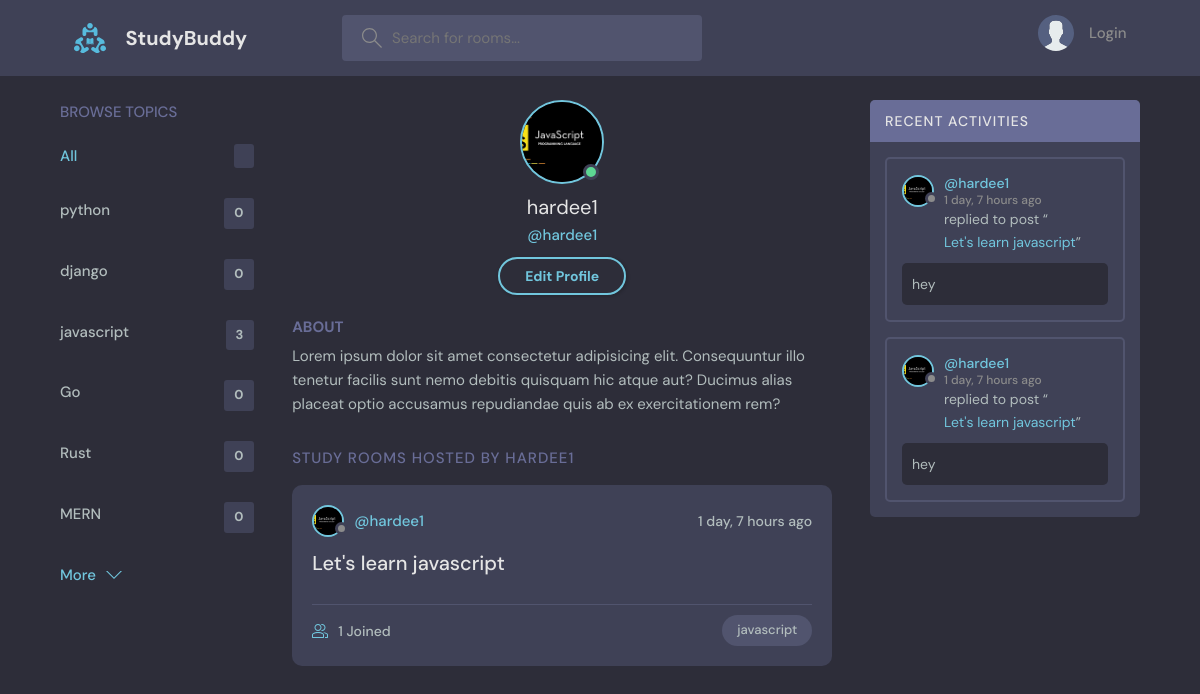
Screenshot of /user-profile/2 with the database file from the repository.
### base/models.py (models this page shows, shortened)
class Topic(models.Model):
    name = models.CharField(max_length=100)

class User(AbstractUser):
    name= models.CharField(max_length=200, null=True)
    email=models.EmailField(unique=True, null=True)
    avatar= models.ImageField(null=True, default='avatar.svg')
    bio=models.TextField(max_length=255, null=True)
    USERNAME_FIELD='email'
    REQUIRED_FIELDS= ['username']

class Room(models.Model):
    host=models.ForeignKey(User, on_delete=models.SET_NULL, null=True )
    name = models.CharField(max_length=100)
    topic=models.ForeignKey(Topic, on_delete=models.CASCADE, null=True)
    participants=models.ManyToManyField(User, related_name='participants', blank=True)
    description = models.TextField(max_length=250)
    created_at = models.DateTimeField(auto_now_add=True)
    updated_at = models.DateTimeField(auto_now=True)
    class Meta:
        ordering = ['-created_at', 'updated_at']

class Message(models.Model):
    user= models.ForeignKey(User, on_delete=models.SET_NULL, null=True)
    room = models.ForeignKey(Room, on_delete=models.CASCADE, null=True)
    body=models.TextField()
    created_at = models.DateTimeField(auto_now_add=True, null=True)
    class Meta:
        ordering = ['-created_at']

### base/views.py (the view)
# urls.py: path('user-profile/<str:pk>', views.userProfile, name='user-profile'),
def userProfile(request, pk):
    user = User.objects.get(id=pk)
    room= user.room_set.all()
    topic = Topic.objects.all()
    room_message = user.message_set.all()
    context={'user': user, 'rooms': room, 'topics':topic, 'room_message': room_message}
    return render(request, 'base/profile.html', context)

### base/templates/base/profile.html
{% extends 'main.html' %}
{% block content %}
  <main class="profile-page layout layout--3">
    <div class="container">
      {% include 'base/topics_component.html' %}
      <div class="roomList">
        <div class="profile">
          <div class="profile__avatar">
            <div class="avatar avatar--large active">
              <img src="{{user.avatar.url}}" />
            </div>
          </div>
          <div class="profile__info">
            <h3>{{user.username}}</h3>
            <p>@{{user.username}}</p>
            <a href="{% url 'update-profile' %}" class="btn btn--main btn--pill">Edit Profile</a>
          </div>
          <div class="profile__about">
            <h3>About</h3>
            <p>
              Lorem ipsum dolor sit amet consectetur adipisicing elit. Consequuntur illo tenetur
              facilis sunt nemo debitis quisquam hic atque aut? Ducimus alias placeat optio
              accusamus repudiandae quis ab ex exercitationem rem?
            </p>
          </div>
        </div>
        <div class="roomList__header">
          <div>
            <h2>Study Rooms Hosted by {{user.username}}</a>
            </h2>
          </div>
        </div>
        {% include 'base/feed_component.html' %}
      </div>
      {% include 'base/activity_component.html' %}
    </div>
  </main>
  {% endblock %}

### templates/main.html (shortened to what this page needs)
<!DOCTYPE html>
{% load static %}
<html lang="en">
  <head>
    <link rel="stylesheet" href="{% static 'styles/style.css' %}" />
  </head>
  <body>
    {% include 'navbar.html' %}
    <div>
        {% block content  %}
        {% endblock %}
    </div>
  </body>
</html>

### templates/navbar.html (shortened to what this page needs)
    {% load static %}
    <header class="header header--loggedIn">
      <div class="container">
        <a href="{% url 'home' %}" class="header__logo">
          <img src="{% static 'images/logo.svg' %}" alt=""/>
          <h1>StudyBuddy</h1>
        </a>
        <form class="header__search" action="{% url 'home' %}" method="GET" >
          <label>
            <input name="q" type="text" placeholder="Search for rooms..." />
          </label>
        </form>
        <nav class="header__menu">
          {% if request.user.is_authenticated %}
          <div class="header__user">
            <a href="{% url 'user-profile' user.id %}">
              <div class="avatar avatar--medium active">
                <img src="{{request.user.avatar.url}}" />
              </div>
              <p>{{request.user.username}} <span>@{{request.user.username}}</span></p>
            </a>
            <button class="dropdown-button" >
              <svg version="1.1" xmlns="http://www.w3.org/2000/svg" width="32" height="32" viewBox="0 0 32 32">
                <title>chevron-down</title>
                <path d="M16 21l-13-13h-3l16 16 16-16h-3l-13 13z"></path>
              </svg>
            </button>
          </div>
          <div class="dropdown-menu">
            <a href="{% url 'user-setting' %}" class="dropdown-link"
              ><svg version="1.1" xmlns="http://www.w3.org/2000/svg" width="32" height="32" viewBox="0 0 32 32">
                <title>tools</title>
                <path
                  d="M27.465 32c-1.211 0-2.35-0.471-3.207-1.328l-9.392-9.391c-2.369 0.898-4.898 0.951-7.355 0.15-3.274-1.074-5.869-3.67-6.943-6.942-0.879-2.682-0.734-5.45 0.419-8.004 0.135-0.299 0.408-0.512 0.731-0.572 0.32-0.051 0.654 0.045 0.887 0.277l5.394 5.395 3.586-3.586-5.394-5.395c-0.232-0.232-0.336-0.564-0.276-0.887s0.272-0.596 0.572-0.732c2.552-1.152 5.318-1.295 8.001-0.418 3.274 1.074 5.869 3.67 6.943 6.942 0.806 2.457 0.752 4.987-0.15 7.358l9.392 9.391c0.844 0.842 1.328 2.012 1.328 3.207-0 2.5-2.034 4.535-4.535 4.535zM15.101 19.102c0.26 0 0.516 0.102 0.707 0.293l9.864 9.863c0.479 0.479 1.116 0.742 1.793 0.742 1.398 0 2.535-1.137 2.535-2.535 0-0.668-0.27-1.322-0.742-1.793l-9.864-9.863c-0.294-0.295-0.376-0.74-0.204-1.119 0.943-2.090 1.061-4.357 0.341-6.555-0.863-2.631-3.034-4.801-5.665-5.666-1.713-0.561-3.468-0.609-5.145-0.164l4.986 4.988c0.391 0.391 0.391 1.023 0 1.414l-5 5c-0.188 0.188-0.441 0.293-0.707 0.293s-0.52-0.105-0.707-0.293l-4.987-4.988c-0.45 1.682-0.397 3.436 0.164 5.146 0.863 2.631 3.034 4.801 5.665 5.666 2.2 0.721 4.466 0.604 6.555-0.342 0.132-0.059 0.271-0.088 0.411-0.088z"
                ></path>
              </svg>
              Settings</a
            >
            <a href="{% url 'logout' %}" class="dropdown-link"
              ><svg version="1.1" xmlns="http://www.w3.org/2000/svg" width="32" height="32" viewBox="0 0 32 32">
                <title>sign-out</title>
                <path
                  d="M3 0h22c0.553 0 1 0 1 0.553l-0 3.447h-2v-2h-20v28h20v-2h2l0 3.447c0 0.553-0.447 0.553-1 0.553h-22c-0.553 0-1-0.447-1-1v-30c0-0.553 0.447-1 1-1z"
                ></path>
                <path
                  d="M21.879 21.293l1.414 1.414 6.707-6.707-6.707-6.707-1.414 1.414 4.293 4.293h-14.172v2h14.172l-4.293 4.293z"
                ></path>
              </svg>
              Logout</a
            >
          </div>
          {% else %}
          <a href="{% url 'login'  %}">
            <img src="{% static 'images/avatar.svg' %}" alt="" />
            <p>Login</p>
          </a>
          {% endif %}
        </nav>
      </div>
    </header>

### base/templates/base/topics_component.html
<div class="topics">
    <div class="topics__header">
      <h2>Browse Topics</h2>
    </div>
    <ul class="topics__list">
      <li>
        <a href="{% url 'home' %}" class="active">All <span>{{room_counts}}</span></a>
      </li>
      {% for topic in topics %}
      <li>
        <a href="{% url 'home' %}?q={{topic.name}}">{{topic.name}} <span>{{topic.room_set.all.count}}</span></a>
      </li>
      {%endfor%}
    </ul>
    <a class="btn btn--link" href="{% url 'topics' %}">
      More
      <svg version="1.1" xmlns="http://www.w3.org/2000/svg" width="32" height="32" viewBox="0 0 32 32">
        <title>chevron-down</title>
        <path d="M16 21l-13-13h-3l16 16 16-16h-3l-13 13z"></path>
      </svg>
    </a>
  </div>

### base/templates/base/feed_component.html (shortened to what this page needs)
{% for room in rooms %}
<div class="roomListRoom">
    <div class="roomListRoom__header">
      <a href="{% url 'user-profile' room.host.id %}" class="roomListRoom__author">
        <div class="avatar avatar--small">
          <img src="{{room.host.avatar.url}}" />
        </div>
        <span>@{{room.host.username}}</span>
      </a>
      <div class="roomListRoom__actions">
        <span>{{room.created_at | timesince}} ago</span>
      </div>
    </div>
    <div class="roomListRoom__content">
      <a href="{% url 'room' room.id %}">{{room.name}}</a>
    </div>
    <div class="roomListRoom__meta">
      <a href="room.html" class="roomListRoom__joined">
        {{room.participants.all.count}} Joined
      </a>
      <p class="roomListRoom__topic">{{room.topic.name}}</p>
    </div>
  </div>
  {% endfor %}

### base/templates/base/activity_component.html (shortened to what this page needs)
<div class="activities">
    <div class="activities__header">
      <h2>Recent Activities</h2>
    </div>
    {% for message in room_message %}
    <div class="activities__box">
      <div class="activities__boxHeader roomListRoom__header">
        <a href="{% url 'user-profile' message.user.id %}" class="roomListRoom__author">
          <div class="avatar avatar--small">
            <img src="{{message.user.avatar.url}}" alt=""/>
          </div>
          <p>
            @{{message.user.username}}
            <span>{{message.created_at | timesince}} ago</span>
          </p>
        </a>
      </div>
      <div class="activities__boxContent">
        <p>replied to post “<a href="{% url 'room' message.room.id %}">{{message.room.name}}</a>”</p>
        <div class="activities__boxRoomContent">
          {{message.body}}
        </div>
      </div>
    </div>
    {% endfor %}
  </div>

### rows the page displays
Topic: name "python", room_set.all.count "0"
Topic: name "django", room_set.all.count "0"
Topic: name "javascript", room_set.all.count "3"
Topic: name "Go", room_set.all.count "0"
Topic: name "Rust", room_set.all.count "0"
Topic: name "MERN", room_set.all.count "0"
User: avatar (picture), username "hardee1", username "HARDEE1"
Room: host.avatar (picture), host.username "hardee1", created_at "1 day, 7 hours", name "Let's learn javascript", participants.all.count "1", topic.name "javascript"
Message: user.avatar (picture), user.username "hardee1", created_at "1 day, 7 hours", room.name "Let's learn javascript", body "hey"
Message: user.avatar (picture), user.username "hardee1", created_at "1 day, 7 hours", room.name "Let's learn javascript", body "hey"
